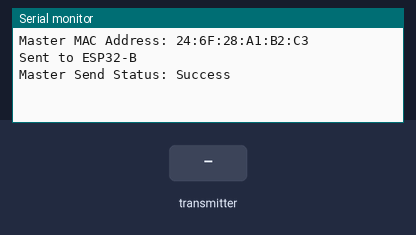
A sketch run on a simulated ESP32. Parts: the last lines printed to the serial monitor. Inputs (shaded band) come from the test bench.

Above: at 1.2 s.
1.3 s: the transmitter starts sending msg = 0
At 1.61 s:
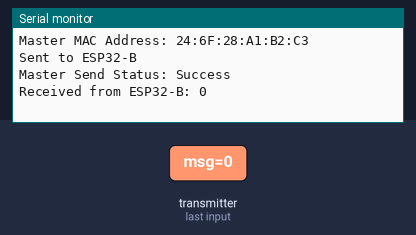
3.3 s: the transmitter starts sending msg = 1
At 3.61 s:
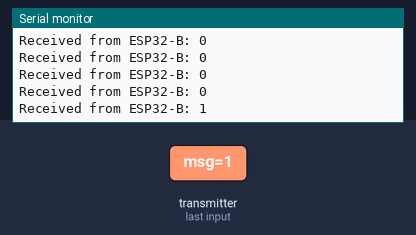

The sketch:

master.ino
```cpp
#include <esp_now.h>
#include <WiFi.h>

typedef struct struct_message {
  char msg[32];
  int device_id;
} struct_message;

struct_message incomingData;
struct_message outgoingData;

uint8_t peerAddress[] = {0x2C, 0xBC, 0xBB, 0x93, 0x3D, 0xF8};  // Slave MAC

void onDataRecv(const esp_now_recv_info_t *info, const uint8_t *data, int len) {
  memcpy(&incomingData, data, sizeof(incomingData));
  Serial.print("Received from ESP32-B: ");
  Serial.println(incomingData.msg);
}

void onDataSent(const uint8_t *mac_addr, esp_now_send_status_t status) {
  Serial.print("Master Send Status: ");
  Serial.println(status == ESP_NOW_SEND_SUCCESS ? "Success" : "Fail");
}

void setup() {
  Serial.begin(115200);
  WiFi.mode(WIFI_STA);
  Serial.print("Master MAC Address: ");
  Serial.println(WiFi.macAddress());

  if (esp_now_init() != ESP_OK) {
    Serial.println("ESP-NOW init failed!");
    return;
  }

  esp_now_register_recv_cb(onDataRecv);
  esp_now_register_send_cb(onDataSent);

  esp_now_peer_info_t peerInfo = {};
  memcpy(peerInfo.peer_addr, peerAddress, 6);
  peerInfo.channel = 0;
  peerInfo.encrypt = false;

  if (!esp_now_is_peer_exist(peerAddress)) {
    if (esp_now_add_peer(&peerInfo) != ESP_OK) {
      Serial.println("Failed to add peer");
      return;
    }
  }
}

void loop() {
  strcpy(outgoingData.msg, "Hello from Master!");
  outgoingData.device_id = 1;

  esp_err_t result = esp_now_send(peerAddress, (uint8_t *)&outgoingData, sizeof(outgoingData));
  if (result == ESP_OK) {
    Serial.println("Sent to ESP32-B");
  } else {
    Serial.println("Send failed");
  }
  delay(5000);
}
```

Measured:
- after the input at 1.3 s, the serial monitor: prints a new line at once (image 1)
- after the input at 3.3 s, the serial monitor: prints a new line at once (image 2)
